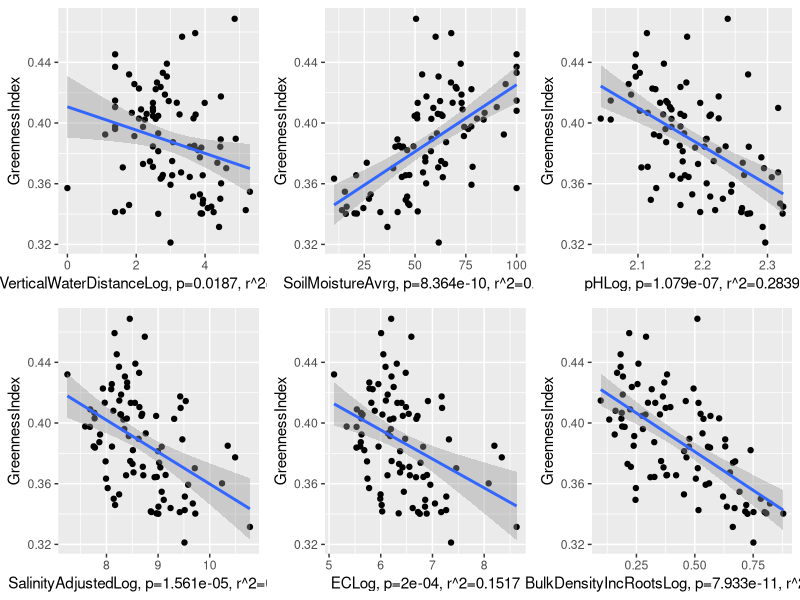

Write the R code that produced this figure. (Note: this script raises an error after producing the figure.)
### OUTPUT OF THIS SCRIPT:
# A lot of graphs
# (No data set)

rm(list = ls()) # Cleaning the environment
# ctrl + L in console will clear everything
try(dev.off(dev.list()["RStudioGD"]), silent = TRUE) # Cleaning plot window (or click broom)

library(ggplot2)  # includes ggplot
library(gridExtra)


########################### Importing data

envData <- read.csv("3.TemporaryFiles/envDataWithShannonTransformed.csv", row.names = 1)
envDataVars <- envData[, c("VerticalWaterDistanceLog",
                       "SoilMoistureAvrg",
                       "pHLog",
                       "SalinityAdjustedLog",
                       "ECLog",
                       "BulkDensityIncRootsLog")]


########################### Function for creating plots

# Creates a single scatter or box plot and saves the image
# Takes a type ('box' or 'scatter'), and two vectors
# Returns a ggplot2 object
createSinglePlot <- function(type, varY, varX, varX_name, testResult = "") {
  varY_name <- deparse(substitute(varY))
  varY_name <- sub(".*\\$", "", varY_name)
  varX_name <- paste0(varX_name, ", ", testResult)
  if (type == "scatter") {
    plot <- ggplot(data = NULL, mapping = aes(y= varY, x = varX)) +
      geom_point() +
      geom_smooth(method = "lm") +
      labs(x = varX_name, y = varY_name)
  } else if (type == "box") {
    plot <- ggplot(data = NULL, mapping = aes(y= varY, x = varX)) +
      geom_boxplot() +
      labs(x = varX_name, y = varY_name)
  } else {
    stop("Invalid plot type. Use 'scatter' or 'box'.")
  }
  return(ggplotGrob(plot))
}


# Runs a Pearson correlation test
# Takes two vectors
# Returns result
runPearson <- function(x, y) {
  if (length(x) != length(y)) {
    stop("Vectors x and y must have the same length.")
  }
  correlation_result <- cor.test(x, y, method = "pearson")
  return(correlation_result)
}


# Round a number with one of two methods
# Takes float/double
# Returns number as a string
rNum <- function(num) {
  if (num < 0.0001) {
    rndNum <- formatC(num, format = "e", digits = 3)
  } else {
    rndNum <- round(num, 4)
  }
  return(as.character(rndNum))
}


########################### Creating the plots

testResults <- list()
for (i in colnames(envDataVars)) {
  result <- runPearson(envDataVars[[i]], envData$GreennessIndex)
  # print(result)  # All significant
  testResults[[i]] <- paste0("p=",
                             rNum(result$p.value),
                             ", r^2=",
                             rNum(result$estimate^2))
}

plotList <- list()
for (i in colnames(envDataVars)) {
  p <- createSinglePlot("scatter", envData$GreennessIndex, envDataVars[[i]], i, testResults[[i]])
  plotList[[i]] <- p
  print(class(p))
}

# Arrange the plots in a grid (e.g., 2 rows, 3 columns)
combined_plot <- do.call(grid.arrange, c(plotList, ncol = 3))
ggsave("4.Results/PCor.GreennessEnv.png", 
       plot = combined_plot,
       dpi = 200,
       width = 12,
       height = 8,
       units = "in")


